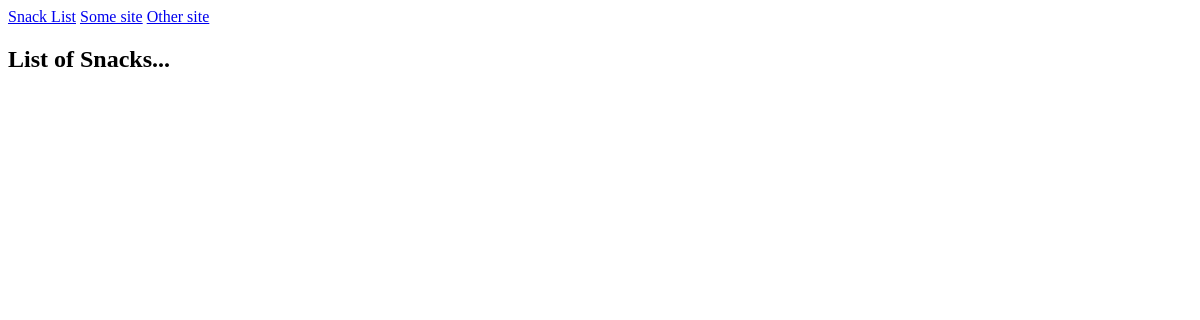
Page /snacks/ on the earlier database version.
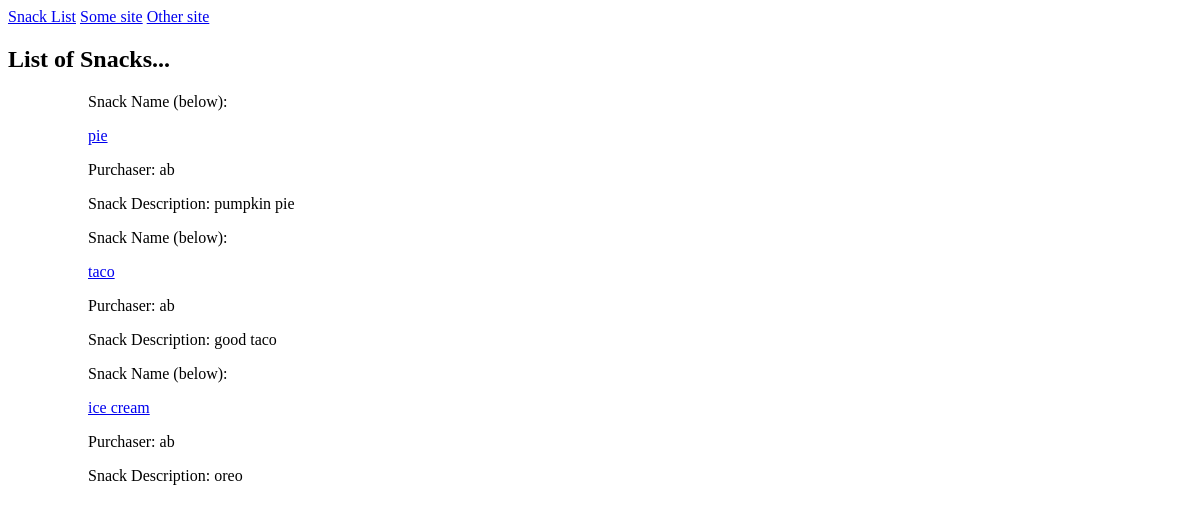
Same page on the later database version.
### snacks/models.py (models this page shows, shortened)
class Snacks(models.Model):
    name = models.CharField(max_length = 64)
    purchaser = models.ForeignKey(User, on_delete = models.CASCADE)
    description = models.TextField()

### snacks/views.py (the view)
# urls.py: path('snacks/', SnackListView.as_view(), name='snack_list'), # add to urlpatterns
class SnackListView(ListView):
    template_name ='snack_list.html'
    model = Snacks

### templates/snack_list.html (shortened to what this page needs)
{% extends 'base.html' %} {% block content %}
<h2>List of Snacks...</h2>
<ul>
  {% for snack in object_list %}
  <ul>
    <p>Snack Name (below):</p>
    <a href="{% url 'snack_detail' snack.pk %}"> {{snack.name}} </a>
    <p>Purchaser: {{snack.purchaser}}</p>
    <p>Snack Description: {{snack.description}}</p>
  </ul>
  {% endfor%} {% endblock content %}

### templates/base.html (shortened to what this page needs)
{% load static %}
<!DOCTYPE html>
<html lang="en">
  <head>
  </head>
  <body>
    <header class="bg-green-300 px-2 py-8">
      <nav class="flex space-x-4 items-center">
        <a class="text-4xl" href="{% url 'snack_list' %}">Snack List</a>
        <a href="#">Some site</a>
        <a href="#">Other site</a>
      </nav>
    </header>
    <main>
      {% block content %}{% endblock content %}
    </main>
  </body>
</html>

Differences in the rows shown:
added Snacks: name "pie", purchaser "ab", description "pumpkin pie"
added Snacks: name "taco", purchaser "ab", description "good taco"
added Snacks: name "ice cream", purchaser "ab", description "oreo"
